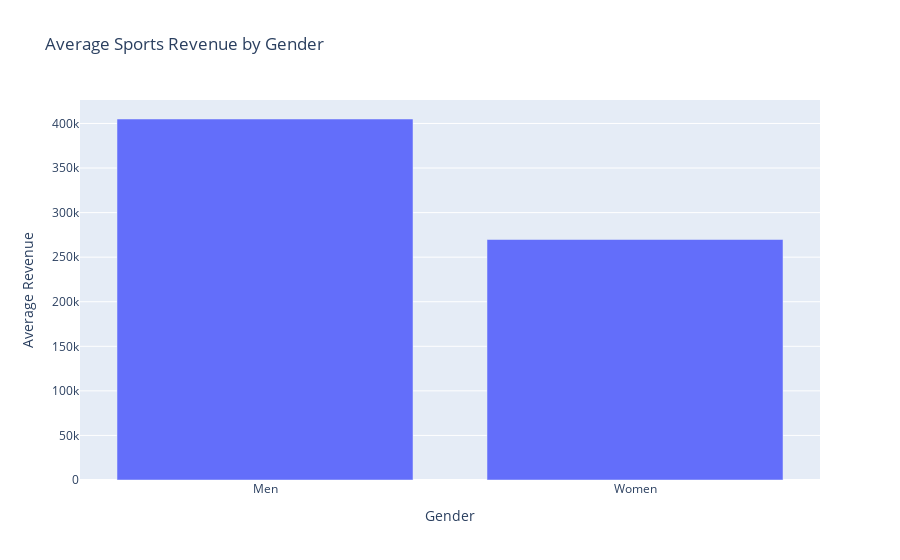

Write notebook code for a chart like this one.
### Markdown cell above
### Step 4:  Plot the Data

### Code cell
# Plot grouped bar chart of Gender and Average Revenue 
fig = px.bar(df_plot, x='Gender', y='Average Revenue', title="Average Sports Revenue by Gender")
fig.show()

### Figure 1 — Plotly figure (JSON) as saved in the notebook; plotly's stock layout.template omitted (floating-point values rounded to 4 significant figures)
{"data": [{"hovertemplate": "Gender=%{x}<br>Average Revenue=%{y}<extra></extra>", "legendgroup": "", "marker": {"color": "#636efa", "pattern": {"shape": ""}}, "name": "", "orientation": "v", "showlegend": false, "textposition": "auto", "type": "bar", "x": ["Men", "Women"], "xaxis": "x", "y": [405000.0, 269800.0], "yaxis": "y"}], "layout": {"barmode": "relative", "legend": {"tracegroupgap": 0}, "title": {"text": "Average Sports Revenue by Gender"}, "xaxis": {"anchor": "y", "domain": [0, 1], "title": {"text": "Gender"}}, "yaxis": {"anchor": "x", "domain": [0, 1], "title": {"text": "Average Revenue"}}}}
